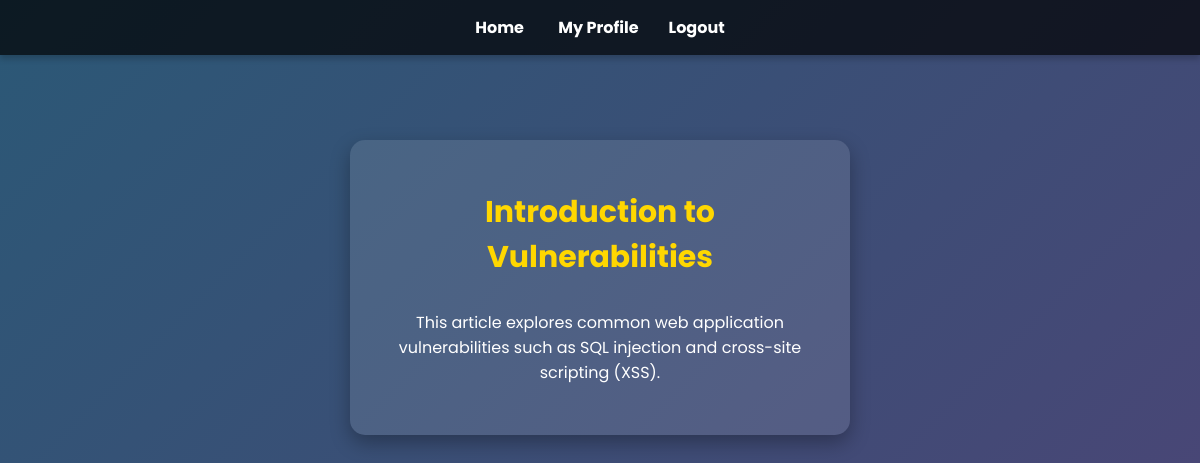
The page /read-more.php?id=1 on the database its author committed.
### tables this page shows
CREATE TABLE articles (
    id INT AUTO_INCREMENT PRIMARY KEY,
    title VARCHAR(255) NOT NULL,
    content TEXT NOT NULL
);

### read-more.php (the view, shortened to what this page needs)
<!DOCTYPE html>
<html lang="en">
<head>
    <link rel="stylesheet" href="css/style.css">
</head>
<body>
    <div class="navbar">
        <div class="nav-links">
            <a href="index.php">Home</a>
            <a href="profile.php">My Profile</a>
        </div>
        <div class="nav-links">
            <a href="logout.php">Logout</a>
        </div>
    </div>
    <div class="container">
        <?php
        include('config.php');
        if (isset($_GET['id'])) {
            $article_id = intval($_GET['id']);
            $stmt = $conn->prepare("SELECT title, content FROM articles WHERE id = ?");
            $stmt->bind_param("i", $article_id);
            $stmt->execute();
            $result = $stmt->get_result();
            if ($result->num_rows > 0) {
                $article = $result->fetch_assoc();
                echo "<h2>" . htmlspecialchars($article['title']) . "</h2>";
                echo "<p>" . nl2br(htmlspecialchars($article['content'])) . "</p>";
            } else {
                echo "<h2>Article Not Found</h2>";
                echo "<p>The article you are looking for does not exist.</p>";
            }
        } else {
            echo "<h2>No Article Selected</h2>";
            echo "<p>Please go back and select an article to read more.</p>";
        }
        ?>
    </div>
</body>
</html>

### css/style.css (style rules this page uses)
* { margin: 0; padding: 0; box-sizing: border-box; }
body { font-family: 'Poppins', Arial, sans-serif; background: linear-gradient(135deg, #2b5876, #4e4376); color: #ffffff; display: flex; flex-direction: column; align-items: center; justify-content: flex-start; min-height: 100vh; }
.navbar { width: 100%; background: rgba(0, 0, 0, 0.7); padding: 15px 20px; display: flex; justify-content: center; box-shadow: 0 4px 6px rgba(0, 0, 0, 0.2); position: fixed; top: 0; left: 0; z-index: 1000; }
.nav-links a { color: #ffffff; text-decoration: none; margin: 0 15px; font-size: 16px; font-weight: bold; transition: all 0.3s ease; }
.container { background: rgba(255, 255, 255, 0.1); padding: 50px 40px; border-radius: 15px; box-shadow: 0 8px 20px rgba(0, 0, 0, 0.3); max-width: 500px; width: 90%; text-align: center; margin-top: 140px; }
.container h2 { font-size: 30px; font-weight: bold; margin-bottom: 30px; color: #ffd700; }
.container p { font-size: 16px; color: #ffffff; margin-top: 20px; }

### rows shown on the page
articles: title "Introduction to Vulnerabilities", content "This article explores common web application vulnerabilities such as SQL injection and cross-site scripting (XSS)."
